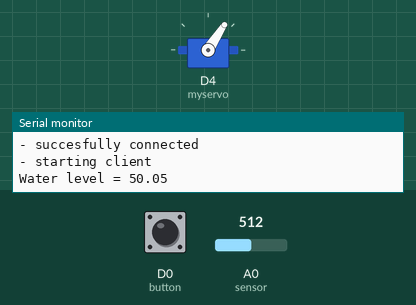
Bench run of a sketch on a simulated ESP8266 (NodeMCU). On the bench: servo, the last lines printed to the serial monitor. Inputs (shaded band) come from the test bench; at power-on: D0 (button) HIGH, A0 (sensor) = 512. WiFi joins after 1.5 s; servers stay silent unless stated.

Above: at 6.5 s.
6.6 s: D0 (button) pulled LOW for 1 s
At 7.5 s:
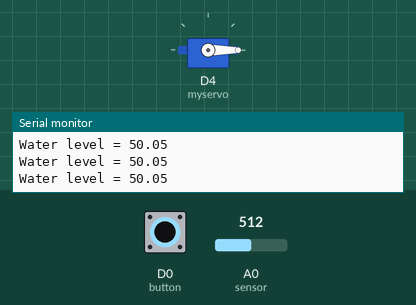
10.1 s: D0 (button) pulled LOW for 3.2 s
At 10.52 s:
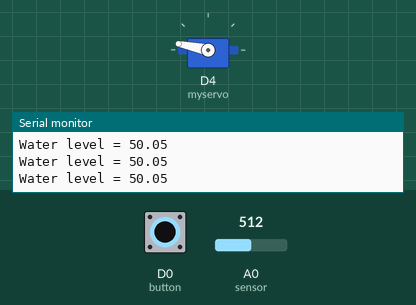
Timing chart, 0 to 20.8 s (numbered marks = the images above; inputs shaded):
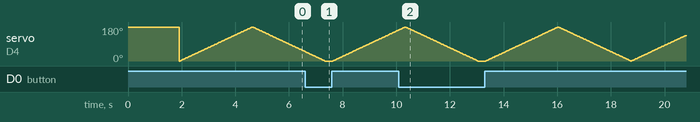

The sketch:

Baby_Monitoring_System.ino
```cpp
#define BLYNK_PRINT Serial
#include <ESP8266WiFi.h>
#include <BlynkSimpleEsp8266.h>

#define sensor A0

#define BLYNK_TEMPLATE_ID "TMPL3a0MYRmOw"
#define BLYNK_TEMPLATE_NAME "IoT Baby Smart Cradle"
#define BLYNK_AUTH_TOKEN "8HjBG3sF56c7DIjWoOVO-yw2_cEvvHkx"

char auth[] = BLYNK_AUTH_TOKEN;
char ssid[] = "esp";
char pass[] = "wifi1234";

BlynkTimer timer;

#include <Servo.h>
int button = D0; //D2(gpio4)
int buttonState=0;
Servo myservo;
  int pos;
void setup() {
  Serial.begin(115200);
  pinMode(sensor, INPUT);
 pinMode(button, INPUT_PULLUP);
  myservo.attach(D4);
   myservo.write(180);
  pinMode(2, OUTPUT);
  digitalWrite(2, LOW);
  WiFi.begin(ssid, pass);
  // Wait for connection
  while (WiFi.status() != WL_CONNECTED) {
    delay(100);
    Serial.println("");

    Serial.println("  Searching WiFi ");  //transformer oil level indicator

    Serial.println("Network........X");
  }

  Serial.println("Connected WiFi   ");  //transformer oil level indicator

  Serial.println("X    Network   X");

  digitalWrite(2, HIGH);
  Serial.println("");
  Serial.print("Connected to ");
  Serial.println(ssid);
  Serial.print("IP address: ");
  Serial.println(WiFi.localIP());
  Serial.println();
  Serial.println("- succesfully connected");
  Serial.println("- starting client");
  Blynk.begin(auth, ssid, pass, "blynk.cloud", 80);

  //Call the functions
  timer.setInterval(100L, ultrasonic);
}

//Get the ultrasonic sensor values
void ultrasonic() {
  int val = analogRead(sensor);
  float sensor = (val * (100.0 / 1023.0));
  Serial.print("Water level = ");
  Serial.println(sensor);
  Blynk.virtualWrite(V1, sensor);

  if (sensor > 70) {
    Blynk.logEvent("wetness_level","above to 50 %");
    for (pos = 0; pos <= 180; pos += 1) {  // goes from 0 degrees to 180 degrees
      // in steps of 1 degree
      myservo.write(pos);  // tell servo to go to position in variable 'pos'
      delay(15);           // waits 15ms for the servo to reach the position
    }
    for (pos = 180; pos >= 0; pos -= 1) {  // goes from 180 degrees to 0 degrees
      myservo.write(pos);                  // tell servo to go to position in variable 'pos'
      delay(15);                           // waits 15ms for the servo to reach the position
    }
  }


  buttonState=digitalRead(button); // put your main code here, to run repeatedly:
 if (buttonState == 1)
 {
   Blynk.logEvent("cry_detecting","swinging mechanism ON");

   for (pos = 0; pos <= 180; pos += 1) {  // goes from 0 degrees to 180 degrees
      // in steps of 1 degree
      myservo.write(pos);  // tell servo to go to position in variable 'pos'
      delay(15);           // waits 15ms for the servo to reach the position
    }
    for (pos = 180; pos >= 0; pos -= 1) {  // goes from 180 degrees to 0 degrees
      myservo.write(pos);                  // tell servo to go to position in variable 'pos'
      delay(15);                           // waits 15ms for the servo to reach the position
    }
 }

}
  void loop() {

    Blynk.run();  //Run the Blynk library
    timer.run();  //Run the Blynk timer
  }
```
